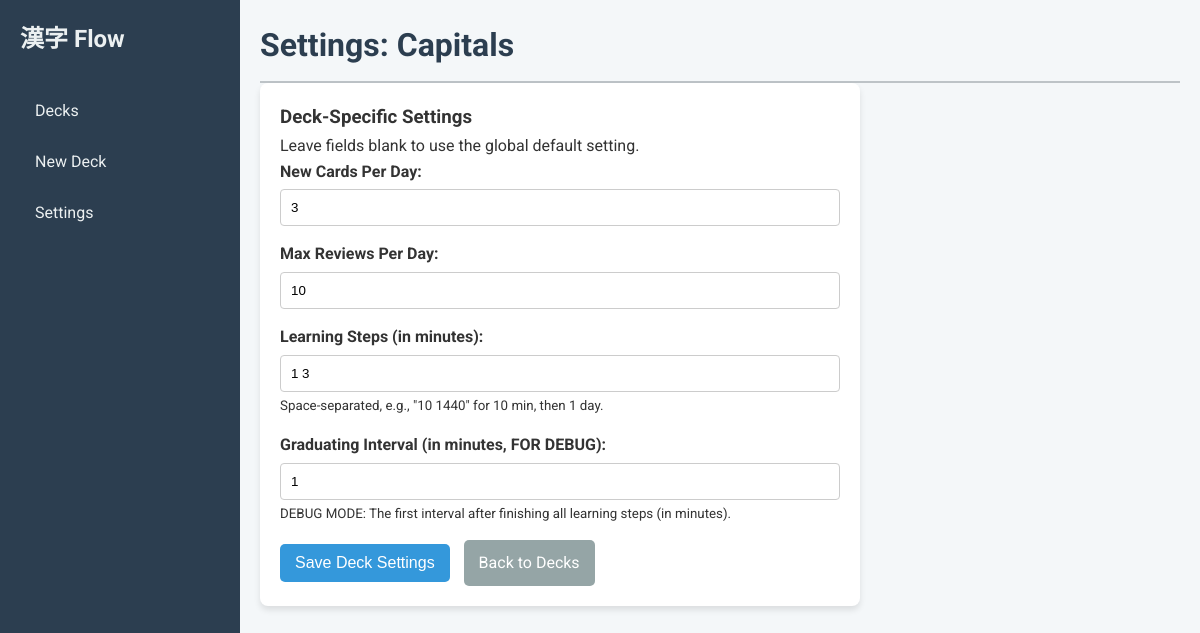
The page /settings/1 on the database as committed earlier.
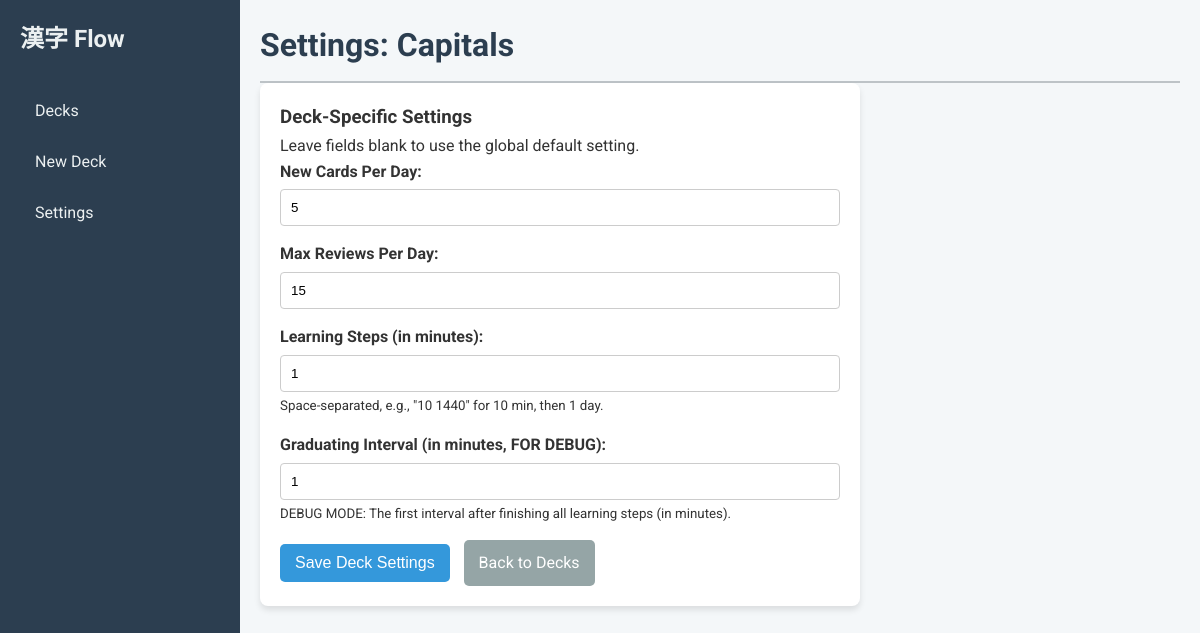
The same page on the database as committed later.
### tables this page shows
CREATE TABLE decks (
            id INTEGER PRIMARY KEY AUTOINCREMENT,
            name TEXT NOT NULL UNIQUE,
            card_template TEXT NOT NULL,
            card_css TEXT NOT NULL,
            new_cards_per_day INTEGER,
            max_reviews_per_day INTEGER,
            learning_steps TEXT,
            graduating_interval INTEGER
        );

### app/main.py (the view)
@app.get("/settings/{deck_id}", response_class=HTMLResponse)
async def deck_settings_page(request: Request, deck_id: int, db: sqlite3.Connection = Depends(get_database)):
    deck = crud.get_deck(db, deck_id)
    if not deck:
        return RedirectResponse(url="/decks")
    global_new = crud.get_setting(db, "new_cards_per_day") or "5"
    global_max = crud.get_setting(db, "max_reviews_per_day") or "20"
    return templates.TemplateResponse("settings_deck.html", {"request": request, "deck": deck, "global_new_cards_per_day": global_new, "global_max_reviews_per_day": global_max, "message": None})

### templates/settings_deck.html (shortened to what this page needs)
{% extends "base.html" %}
{% block page_title %}Settings: {{ deck.name }}{% endblock %}
{% block content %}
    <div class="card form-card">
        <h3>Deck-Specific Settings</h3>
        <p>Leave fields blank to use the global default setting.</p>
        <form action="/settings/{{ deck.id }}" method="post">
            <div class="form-group">
                <label for="new_cards_per_day">New Cards Per Day:</label>
                <input type="number" id="new_cards_per_day" name="new_cards_per_day" value="{{ deck.new_cards_per_day or '' }}" placeholder="Global Default: {{ global_new_cards_per_day }}" min="1">
            </div>
            <div class="form-group">
                <label for="max_reviews_per_day">Max Reviews Per Day:</label>
                <input type="number" id="max_reviews_per_day" name="max_reviews_per_day" value="{{ deck.max_reviews_per_day or '' }}" placeholder="Global Default: {{ global_max_reviews_per_day }}" min="1">
            </div>
            <div class="form-group">
                <label for="learning_steps">Learning Steps (in minutes):</label>
                <input type="text" id="learning_steps" name="learning_steps" value="{{ deck.learning_steps or '' }}" placeholder="Global: {{ global_learning_steps }}">
                <small>Space-separated, e.g., "10 1440" for 10 min, then 1 day.</small>
            </div>
            <div class="form-group">
                <label for="graduating_interval">Graduating Interval (in minutes, FOR DEBUG):</label>
                <input type="number" id="graduating_interval" name="graduating_interval" value="{{ deck.graduating_interval or '' }}" placeholder="Global: {{ global_graduating_interval }}" min="1">
                 <small>DEBUG MODE: The first interval after finishing all learning steps (in minutes).</small>
            </div>
            <button type="submit" class="btn btn-primary">Save Deck Settings</button>
            <a href="/decks" class="btn btn-secondary">Back to Decks</a>
        </form>
    </div>
{% endblock %}

### templates/base.html (shortened to what this page needs)
<!DOCTYPE html>
<html lang="en">
<head>
    <link rel="stylesheet" href="/static/css/style.css">
</head>
<body>
    <div class="container">
        <aside class="sidebar">
            <div class="logo">
                <span>漢字 Flow</span>
            </div>
            <nav>
                <ul>
                    <li><a href="/decks">Decks</a></li>
                    <li><a href="/add_deck">New Deck</a></li>
                    <li><a href="/settings">Settings</a></li>
                </ul>
            </nav>
        </aside>
        <main class="content">
            <header class="header">
                <h1>{% block page_title %}{% endblock %}</h1>
            </header>
            <div class="main-content-area">
                {% block content %}{% endblock %}
            </div>
        </main>
    </div>
</body>
</html>

### static/css/style.css (style rules this page uses)
* { box-sizing: border-box; margin: 0; }
body { font-family: 'Roboto', 'Noto Sans JP', sans-serif; background-color: #f4f7f9; color: #333; line-height: 1.6; }
.container { display: flex; }
.sidebar { width: 20%; max-width: 290px; min-width: 240px; flex-shrink: 0; background-color: #2c3e50; color: #ecf0f1; height: 100vh; padding: 20px; position: sticky; top: 0; }
.content { flex-grow: 1; padding: 20px; height: 100vh; overflow-y: auto; }
.sidebar .logo { display: flex; align-items: center; margin-bottom: 30px; }
.sidebar .logo span { font-size: 1.5em; font-weight: 700; }
.sidebar nav ul { list-style-type: none; padding: 0; }
.sidebar nav ul li a { color: #ecf0f1; text-decoration: none; display: block; padding: 10px 15px; border-radius: 5px; margin-bottom: 5px; transition: background-color 0.3s; }
.header h1 { color: #2c3e50; border-bottom: 2px solid #bdc3c7; padding-bottom: 10px; }
.card { background-color: #ffffff; border-radius: 8px; box-shadow: 0 4px 6px rgba(0, 0, 0, 0.1); padding: 20px; margin-bottom: 20px; }
.form-card { max-width: 600px; }
.form-group { margin-bottom: 15px; }
.form-group label { display: block; margin-bottom: 5px; font-weight: 700; }
.form-group input[type="text"], .form-group input[type="number"] { width: 100%; padding: 10px; border: 1px solid #ccc; border-radius: 4px; }
.btn { padding: 10px 15px; border: none; border-radius: 5px; cursor: pointer; font-size: 1em; text-decoration: none; display: inline-block; margin-right: 10px; }
.btn-primary { background-color: #3498db; color: white; }
.btn-secondary { background-color: #95a5a6; color: white; }

Rows that differ between the two databases and show on the page:
changed decks "Capitals": new_cards_per_day "3" → "5"; max_reviews_per_day "10" → "15"; learning_steps "1 3" → "1"
